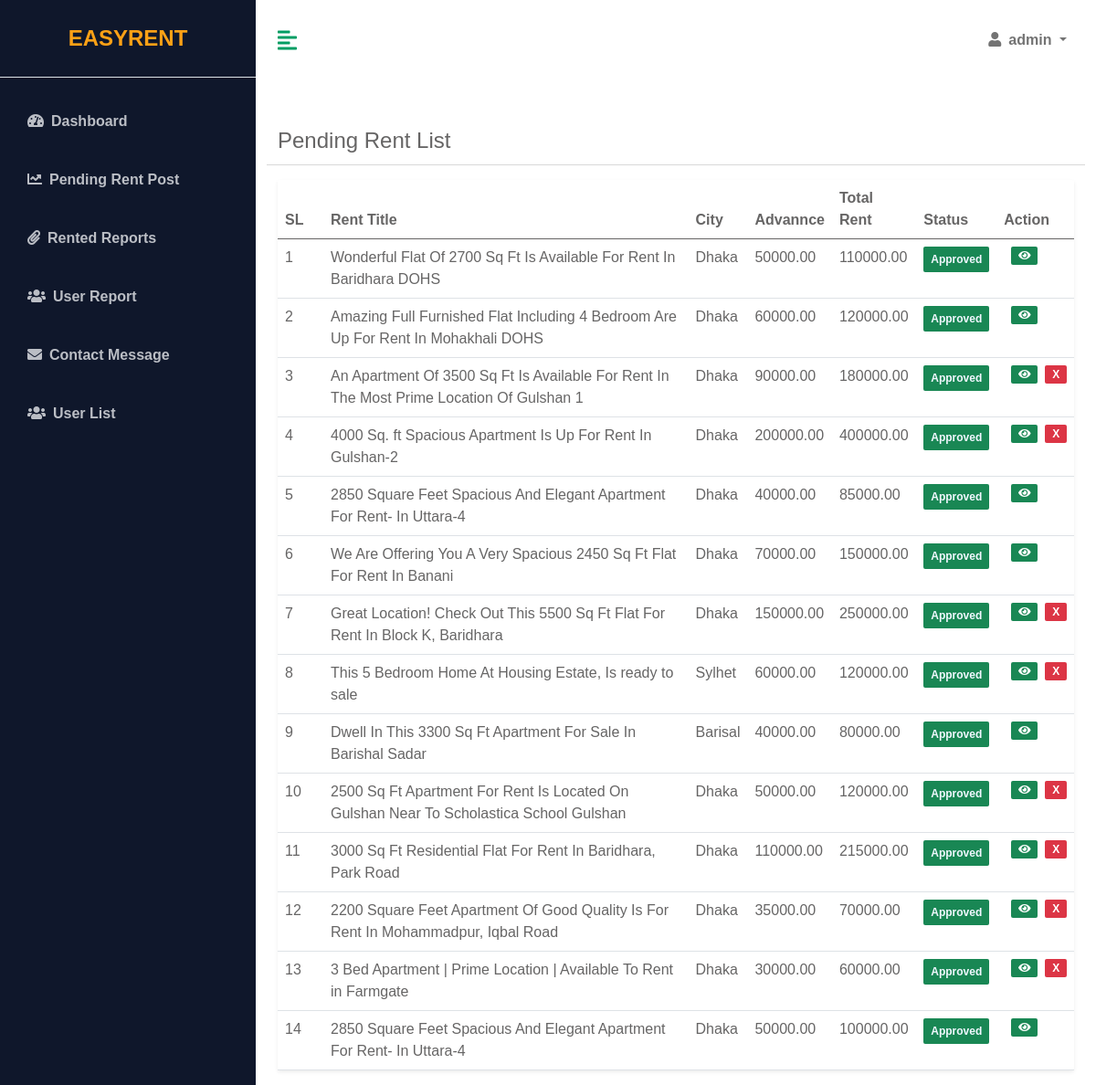
/account/pending-rent-list (signed in), run on the app's committed database.
### App_Rental/models.py (models this page shows)
class House(models.Model):
    def next_month_first_day():
        today = timezone.localdate()
        first_day_next_month = today.replace(day=1) + timedelta(days=32 - today.day)
        return first_day_next_month
    owner = models.ForeignKey(User, on_delete=models.CASCADE)
    title = models.CharField(max_length=500, blank=False)
    city = models.ForeignKey(City, on_delete=models.DO_NOTHING)
    address = models.CharField(max_length=500, blank=False)
    rent_from = models.DateField(default=next_month_first_day)
    house_type = models.CharField(max_length=10, choices=HOUSE_TYPE_LIST, default="1")
    house_name = models.CharField(max_length=200, null=True)
    house_area = models.IntegerField(default=800)
    description = RichTextField(null=True)
    is_parking = models.BooleanField(default=True)
    total_bedrooms = models.IntegerField(default=0)
    total_bathrooms = models.IntegerField(default=0)
    floor_no = models.IntegerField(default=0)
    map_link =models.CharField(max_length=10000,blank=True)
    monthly_rent = models.DecimalField(max_digits=10, decimal_places=2, default=Decimal('0.00'))
    advacne_rent = models.DecimalField(max_digits=10, decimal_places=2, default=Decimal('0.00'))
    images = models.ManyToManyField('HouseImage', related_name='houses', blank=True)
    is_active=models.BooleanField(default=False)
    is_reject=models.BooleanField(default=False)
    is_rented=models.BooleanField(default=False)
    created=models.DateTimeField(auto_now=True,auto_now_add=False)
    def __str__(self):
        return self.title

class City(models.Model):
    name = models.CharField(max_length=200, blank=False)
    is_active = models.BooleanField(default=True)
    def __str__(self):
        return self.name

### App_Account/views.py (the view)
# urls.py: path('pending-rent-list',PendingRentListView,name='pendingrentlist'),
@admin_required
def PendingRentListView(request):
    myrent_list=House.objects.all()
    print(myrent_list)
    context={
        'myrent_list':myrent_list
    }
    return render(request,'App_Admin/pendingrentlist.html',context)

### App_Account/views.py (called while the page is built)
def admin_required(view_func):
    @wraps(view_func)
    def wrapper(request, *args, **kwargs):
        if not request.user.is_superuser:
            return render(request,'accessdenied.html')
        return view_func(request, *args, **kwargs)
    return wrapper

### templates/App_Admin/pendingrentlist.html (shortened to what this page needs)
{% extends 'App_Dashboard/base.html'%}
{% load static%}
{% block dashboard%}
{% block css %}
<link href="https://cdn.datatables.net/v/dt/dt-2.0.3/datatables.min.css" rel="stylesheet">
{% endblock %}
<div class="container-fluid px-4">
    <div class="row my-5">
        <div class="col-lg-12 mb-2">
            <span class="mb-3" style="font-size: 24px;">Pending Rent List</span>
        </div>
        <hr>
        <div class="col">
            <table class="table bg-white rounded shadow-sm  table-hover" id="rentlist">
                <thead>
                    <tr>
                        <th scope="col" width="50">SL</th>
                        <th scope="col">Rent Title</th>
                        <th scope="col">City</th>
                        <th scope="col">Advannce</th>
                        <th scope="col">Total Rent</th>
                        <th scope="col">Status</th>
                        <th scope="col">Action</th>
                    </tr>
                </thead>
                <tbody>
                    {% for item in myrent_list%}
                    <tr>
                        <td>{{forloop.counter}}</td>
                        <td>{{item.title}}</td>
                        <td>{{item.city}}</td>
                        <td>{{item.advacne_rent}}</td>
                        <td>{{item.monthly_rent}}</td>
                        <td>{% if item.is_active == True %} <span
                                class="badge bg-success text-light p-2">Approved</span>
                            {% else %}
                            {% if item.is_reject == True%}
                            <span class="badge bg-danger text-light p-2">Cancel</span>
                            {% else %}
                            <span class="badge bg-warning text-light p-2">Pending</span>
                            {% endif %}
                            {% endif %}
                        </td>
                        <td>
                            <div class="d-flex align-items-center list-action">
                                <a class="badge bg-success mx-2"
                                    href="{% url 'App_Account:pendingrentpreview' item.id %}"><i
                                        class="fas fa-eye"></i></a>
                                {% if item.is_rented == False %}
                                {% if item.is_active == True %}
                                {% if item.is_reject == False %}
                                <a class="badge bg-danger btnReject"
                                    href="{% url 'App_Account:cancelpendingrent' item.id %}">X</a>
                                {% endif%}
                                {% endif%}
                                {% endif%}
                            </div>
                        </td>
                    </tr>
                    {% endfor %}
                </tbody>
            </table>
        </div>
    </div>
</div>
{% endblock %}

### templates/App_Dashboard/base.html (shortened to what this page needs)
{% load static%}
<!DOCTYPE html>
<html lang="en">
<head>
    <link rel="stylesheet" href="https://cdnjs.cloudflare.com/ajax/libs/font-awesome/5.15.3/css/all.min.css" />
    <link rel="stylesheet" href="{% static 'css/bootstrap.min.css'%}">
    <link rel="stylesheet" href="{% static 'css/dashboard.css'%}">
    <link href="{% static 'alert/css/alert.css'%}" rel="stylesheet" />
    <link href="{% static 'alert/themes/default/theme.css'%}" rel="stylesheet" />
    {% block css%}
    {% endblock%}
</head>
<body>
    <div class="d-flex" id="wrapper">
        <div class="bg-dark" id="sidebar-wrapper">
            <div class="sidebar-heading text-center py-4 primary-text fs-4 fw-bold text-uppercase border-bottom">
                <a href="{% url 'home' %}">EasyRent</a>
            </div>
            <div class="list-group list-group-flush my-3">
                {% if request.user.is_superuser %}
                {% include 'App_Dashboard/superadminmenu.html'%}
                {% else %}
                {% include 'App_Dashboard/othermenu.html'%}
                {% endif%}
            </div>
        </div>
        <div id="page-content-wrapper">
            <nav class="navbar navbar-expand-lg navbar-light bg-transparent py-4 px-4">
                <div class="d-flex align-items-center">
                    <i class="fas fa-align-left primary-text fs-4 me-3" id="menu-toggle"></i>
                </div>
                <div class="collapse navbar-collapse" id="navbarSupportedContent">
                    <ul class="navbar-nav ms-auto mb-2 mb-lg-0">
                        <li class="nav-item dropdown">
                            <a class="nav-link dropdown-toggle second-text fw-bold" href="#" id="navbarDropdown"
                                role="button" data-bs-toggle="dropdown" aria-expanded="false">
                                <i class="fas fa-user me-2"></i>{{request.user}}
                            </a>
                        </li>
                    </ul>
                </div>
            </nav>
            {% block dashboard %}
            {% endblock%}
        </div>
    </div>
</body>
</html>

### static/css/dashboard.css (style rules this page uses)
:root { --main-bg-color: #009d63; --main-text-color: #009d63; --second-text-color: #bbbec5; --second-bg-color: #c1efde; }
.primary-text { color: var(--main-text-color); }
.second-text { color: var(--second-text-color); }
#wrapper { overflow-x: hidden; background-color: #ffffff; }
#sidebar-wrapper { min-height: 100vh; position: fixed; width: 280px; left: 0; margin-left: -15rem; -webkit-transition: margin 0.25s ease-out; -moz-transition: margin 0.25s ease-out; -o-transition: margin 0.25s ease-out; transition: margin 0.25s ease-out; }
#sidebar-wrapper .sidebar-heading { padding: 0.875rem 1.25rem; font-size: 1.2rem; }
#sidebar-wrapper .list-group { width: 15rem; }
#page-content-wrapper { position: relative; height: 100vh !important; width: calc(100% - 280px); left: 280px; transition: 0.3s ease; }
#menu-toggle { cursor: pointer; }
@media (min-width: 768px) { #sidebar-wrapper { margin-left: 0; } }

### data on the page
House: title "Wonderful Flat Of 2700 Sq Ft Is Available For Rent In Baridhara DOHS", city "Dhaka", advacne_rent "50000.00", monthly_rent "110000.00", is_active "Approved"
House: title "Amazing Full Furnished Flat Including 4 Bedroom Are Up For Rent In Mohakhali DOHS", city "Dhaka", advacne_rent "60000.00", monthly_rent "120000.00", is_active "Approved"
House: title "An Apartment Of 3500 Sq Ft Is Available For Rent In The Most Prime Location Of Gulshan 1", city "Dhaka", advacne_rent "90000.00", monthly_rent "180000.00", is_active "Approved", is_rented "X"
House: title "4000 Sq. ft Spacious Apartment Is Up For Rent In Gulshan-2", city "Dhaka", advacne_rent "200000.00", monthly_rent "400000.00", is_active "Approved", is_rented "X"
House: title "2850 Square Feet Spacious And Elegant Apartment For Rent- In Uttara-4", city "Dhaka", advacne_rent "40000.00", monthly_rent "85000.00", is_active "Approved"
House: title "We Are Offering You A Very Spacious 2450 Sq Ft Flat For Rent In Banani", city "Dhaka", advacne_rent "70000.00", monthly_rent "150000.00", is_active "Approved"
House: title "Great Location! Check Out This 5500 Sq Ft Flat For Rent In Block K, Baridhara", city "Dhaka", advacne_rent "150000.00", monthly_rent "250000.00", is_active "Approved", is_rented "X"
House: title "This 5 Bedroom Home At Housing Estate, Is ready to sale", city "Sylhet", advacne_rent "60000.00", monthly_rent "120000.00", is_active "Approved", is_rented "X"
House: title "Dwell In This 3300 Sq Ft Apartment For Sale In Barishal Sadar", city "Barisal", advacne_rent "40000.00", monthly_rent "80000.00", is_active "Approved"
House: title "2500 Sq Ft Apartment For Rent Is Located On Gulshan Near To Scholastica School Gulshan", city "Dhaka", advacne_rent "50000.00", monthly_rent "120000.00", is_active "Approved", is_rented "X"
House: title "3000 Sq Ft Residential Flat For Rent In Baridhara, Park Road", city "Dhaka", advacne_rent "110000.00", monthly_rent "215000.00", is_active "Approved", is_rented "X"
House: title "2200 Square Feet Apartment Of Good Quality Is For Rent In Mohammadpur, Iqbal Road", city "Dhaka", advacne_rent "35000.00", monthly_rent "70000.00", is_active "Approved", is_rented "X"
House: title "3 Bed Apartment | Prime Location | Available To Rent in Farmgate", city "Dhaka", advacne_rent "30000.00", monthly_rent "60000.00", is_active "Approved", is_rented "X"
House: title "2850 Square Feet Spacious And Elegant Apartment For Rent- In Uttara-4", city "Dhaka", advacne_rent "50000.00", monthly_rent "100000.00", is_active "Approved"

### other printed values
{{ request.user }} "admin"
